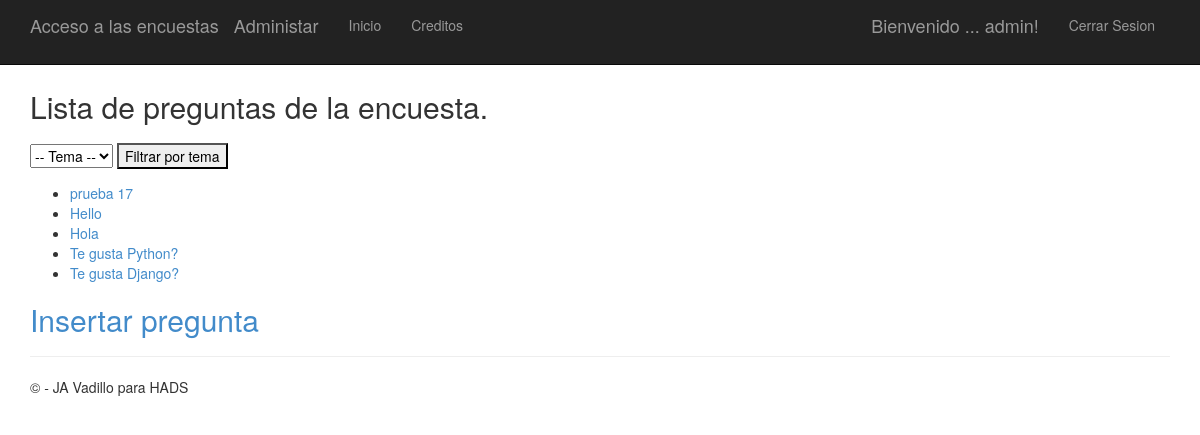
The page /polls/ (signed in) on the database its author committed.
### app/models.py (models this page shows)
class Question(models.Model):
    question_text = models.CharField(max_length=200)
    question_tema = models.CharField(max_length=200)
    pub_date = models.DateTimeField('date published')

### app/views.py (the view)
# urls.py: url(r'^polls/', app.views.index, name='index'),
def index(request):
    listaPreguntas = Question.objects.order_by('-pub_date')
    temas = {q.question_tema for q in listaPreguntas}
    template = loader.get_template('polls/index.html')
    if request.method == "POST":
        temasPOST = request.POST['subject']
        listaFiltrada = listaPreguntas.filter(question_tema = temasPOST)
    else:
        temasPOST = ""
        listaFiltrada = listaPreguntas
    context = {
                'title':'Lista de preguntas de la encuesta',
                'latest_question_list': listaPreguntas,
                'subject': temasPOST,
                'filtered_q_list':listaFiltrada,
                'subjects':temas,
              }
    return render(request, 'polls/index.html', context )

### app/templates/polls/index.html (shortened to what this page needs)
﻿{% extends "app/layout.html" %}
{% block content %}
<h2>{{ title }}.</h2>
{% if latest_question_list %}
    {% if request.user.is_authenticated %}
    <form action="{% url 'index' %}" method="POST">
        <select name="subject">
                 <option>-- Tema --</option>
        </select>
        <input type="submit" value="Filtrar por tema" />
    </form>
    <ul>
    {% for question in filtered_q_list %}
        <li><a href="{% url 'detail' question.id %}">{{ question.question_text }}</a></li>
    {% endfor %}
    </ul>
            <a href="{% url 'add' %}"><h2>Insertar pregunta</h2></a>
    {% endif %}
{% else %}
    <p>No polls are available.</p>
{% endif %}
{% endblock %}

### app/templates/app/loginpartial.html (shortened to what this page needs)
{% if user.is_authenticated %}
<form id="logoutForm" action="/logout" method="post" class="navbar-right">
    <ul class="nav navbar-nav navbar-right">
        <li><span class="navbar-brand">Bienvenido ... {{ user.username }}!</span></li>
        <li><a href="javascript:document.getElementById('logoutForm').submit()">Cerrar Sesion</a></li>
    </ul>
</form>
{% else %}
<ul class="nav navbar-nav navbar-right">
    <li><a href="{% url 'login' %}">Iniciar Sesion</a></li>
</ul>
{% endif %}

### app/static/app/content/site.css (style rules this page uses)
body { padding-top: 50px; padding-bottom: 20px; }
input, select, textarea { max-width: 280px; }

### rows shown on the page
Question: question_text "prueba 17"
Question: question_text "Hello"
Question: question_text "Hola"
Question: question_text "Te gusta Python?"
Question: question_text "Te gusta Django?"

### other values the page prints
{{ user.username }} "admin"
{{ title }} "Lista de preguntas de la encuesta"
